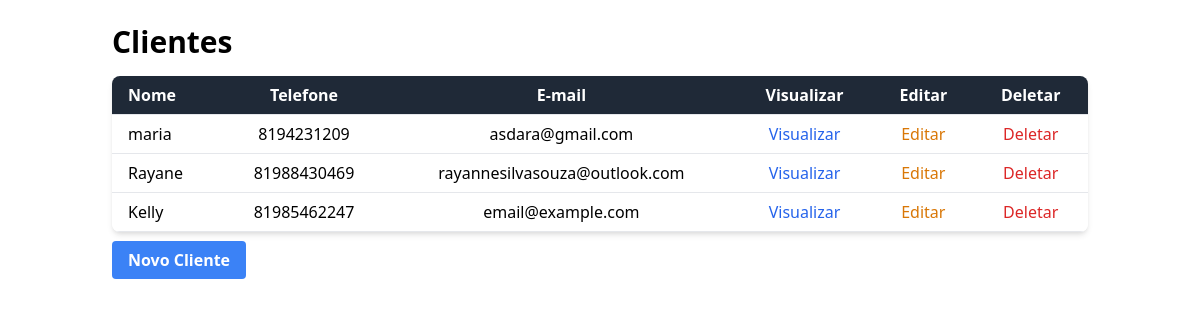
/clientes/, run on the app's committed database.
### clientes/models.py (models this page shows, shortened)
class Cliente(models.Model):
    name = models.CharField(max_length=200)
    telefone = models.CharField(max_length=20, default="")
    email = models.CharField(max_length=100, default="")

### clientes/views.py (the view)
# urls.py: path('', views.cliente_list, name='cliente_list'),
def cliente_list(request, template_name='clientes/cliente_list.html'):
    cliente = Cliente.objects.all()
    data = {}
    data['object_list'] = cliente
    return render(request, template_name, data)

### clientes/templates/clientes/cliente_list.html (shortened to what this page needs)
<link href="https://cdn.jsdelivr.net/npm/tailwindcss@2.2.19/dist/tailwind.min.css" rel="stylesheet">
<div class="container mx-auto p-6">
    <h1 class="text-3xl font-bold mb-4">Clientes</h1>
    <div class="overflow-x-auto bg-white shadow-md rounded-lg">
        <table class="min-w-full bg-white">
            <thead class="bg-gray-800 text-white">
                <tr>
                    <th class="py-2 px-4 border-b text-left">Nome</th>
                    <th class="py-2 px-4 border-b text-center">Telefone</th>
                    <th class="py-2 px-4 border-b text-center">E-mail</th>
                    <th class="py-2 px-4 border-b text-center">Visualizar</th>
                    <th class="py-2 px-4 border-b text-center">Editar</th>
                    <th class="py-2 px-4 border-b text-center">Deletar</th>
                </tr>
            </thead>
            <tbody>
                {% for cliente in object_list %}
                <tr class="hover:bg-gray-100">
                    <td class="py-2 px-4 border-b text-left">{{ cliente.name }}</td>
                    <td class="py-2 px-4 border-b text-center">{{ cliente.telefone }}</td>
                    <td class="py-2 px-4 border-b text-center">{{ cliente.email }}</td>
                    <td class="py-2 px-4 border-b text-center">
                        <a href="{% url 'cliente_view' cliente.id %}" class="text-blue-600 hover:underline">Visualizar</a>
                    </td>
                    <td class="py-2 px-4 border-b text-center">
                        <a href="{% url 'cliente_edit' cliente.id %}" class="text-yellow-600 hover:underline">Editar</a>
                    </td>
                    <td class="py-2 px-4 border-b text-center">
                        <a href="{% url 'cliente_delete' cliente.id %}" class="text-red-600 hover:underline">Deletar</a>
                    </td>
                </tr>
                {% endfor %}
            </tbody>
        </table>
    </div>
    <div class="mt-4">
        <a href="{% url 'cliente_new' %}" class="bg-blue-500 text-white font-bold py-2 px-4 rounded hover:bg-blue-600">Novo Cliente</a>
    </div>
</div>

### data on the page
Cliente: name "maria", telefone "8194231209", email "asdara@gmail.com"
Cliente: name "Rayane", telefone "81988430469", email "rayannesilvasouza@outlook.com"
Cliente: name "Kelly", telefone "81985462247", email "email@example.com"
